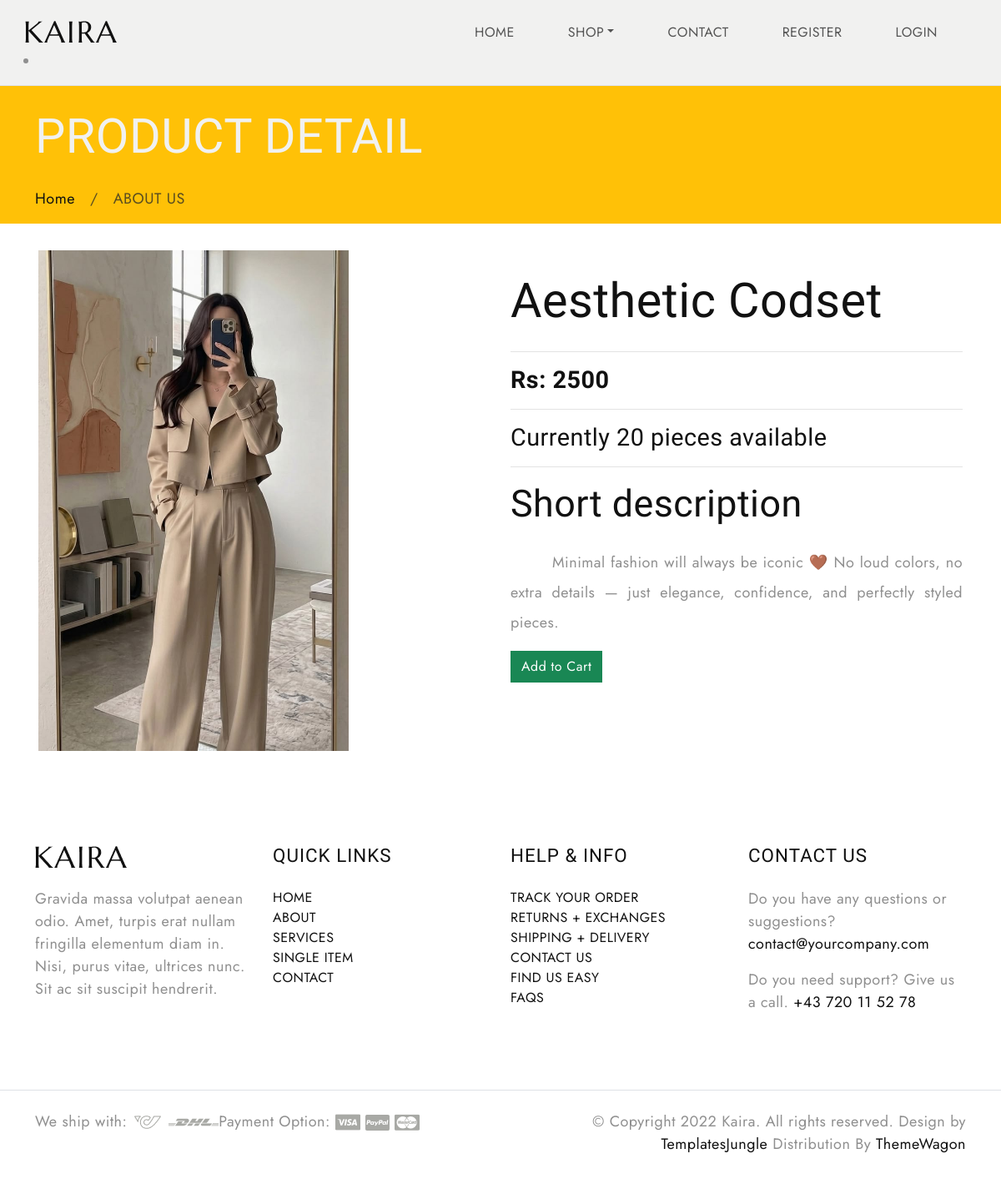
The app's page /productdetail/1 with its own data.
### shop/models.py (models this page shows, shortened)
class Product(models.Model):
    name = models.CharField(max_length=200)
    image = models.ImageField(upload_to='products/')
    description = models.TextField()
    price = models.IntegerField()
    stock = models.IntegerField(null=True)
    availability =models.BooleanField(default=True,null=True)
    gender= models.CharField(max_length=200,default='unisex',null=True)
    category = models.ForeignKey(Category,on_delete=models.CASCADE,related_name='products',null=True)
    created = models.DateTimeField(auto_now_add=True,null=True)
    updated = models.DateTimeField(auto_now=True,null=True)

### shop/views.py (the view)
# urls.py: path('productdetail/<int:i>',views.ProductDetail.as_view(),name='productdetail'),
class ProductDetail(View):
    def get(self, request,i):
        p=Product.objects.get(id=i)
        context = {'product': p}
        return render(request, 'productdetail.html',context)

### cart/context_processors.py (called while the page is built)
def cart_items(request):
    total = 0
    if request.user.is_authenticated:
       u=request.user
       c=Cart.objects.filter(user=u)
       for i in c:
           total=total+i.quantity
    return {'total':total}

### shop/context_processors.py (called while the page is built)
def menu_links(request):
    c=Category.objects.all()
    return {'links':c}

### templates/productdetail.html
{% extends 'base.html' %}
{% load static %}
{% block content %}
<div class="all-title-all mb-3 bg-warning">
        <div class="container ">
            <div class="row">
                <div class="col-lg-12">
                    <h2 class="text-light">PRODUCT DETAIL</h2>
                    <ul class="breadcrumb">
                        <li class="breadcrumb-item"><a href="{% url 'home' %}">Home</a></li>
                        <li class="breadcrumb-item active">ABOUT US</li>
                    </ul>
                </div>
            </div>
        </div>
    </div>
   <div class="about-box-main">
        <div class="container  p-3 mb-3 mt-3">
            <div class="row">
				<div class="col-lg-6">
                    <div class="banner-frame"> <img class="" src="{{product.image.url}}" alt="" height="600px">
                    </div>
                </div>
                <div class="col-lg-6">
                    <h2 class="noo-sh-title-top"><span>{{product.name}}</span></h2>
                    <hr>
                    <h4 class="mt-3"><b>Rs: {{product.price}}</b></h4>
                    <hr>
                    <h4 class="mt-3">Currently {% if product.stock > 0 %}
                                                      {{product.stock }} pieces available
                                               {% else %} Not available
                                                {% endif %}</h4>
                    <hr>
                    <h3 class="mt-3">Short description</h3>
                    <p style="text-align:justify;line-height:2;text-indent:50px;">{{product.description}}</p>
                    {% if user.is_superuser == True %}
                    <a class="btn btn-success" href="{% url 'shop:addstock' product.id %}">Add stock</a>
                    {% else %}
                      {% if product.stock > 0 %}
					     <a class="btn btn-success" href="{% url 'cart:addtocart' product.id %}">Add to Cart</a>
                      {% else %}
                    <h3 class="mt-3 text-danger">OUT OF STOCK</h3>
                    {% endif %}
                    {% endif %}
                </div>
            </div>
        </div>
    </div>
{% endblock %}

### static/css/style.css (style rules this page uses)
body { --heading-font: "Marcellus", Roboto, sans-serif; --heading-font-weight: 400; --heading-color: #111; --heading-line-height: 1.24; --swiper-theme-color: #8C907E; --bs-body-font-family: "Jost", Roboto, sans-serif; --bs-body-font-size: 18px; --bs-body-font-weight: 400; --bs-body-line-height: 1.5; --bs-body-color: #8f8f8f; --bs-body-color-rgb: 143, 143, 143; --bs-primary: #8C907E; --bs-secondary: #6c757d; --bs-black: #111; --bs-light: #F1F1F0; --bs-dark: #212529; --bs-gray: #9aa1a7; --bs-gray-dark: #51565b; --bs-primary-rgb: 140, 144, 126; --bs-secondary-rgb: 108, 117, 125; --bs-black-rgb: 17, 17, 17; --bs-light-rgb: 241, 241, 240; --bs-dark-rgb: 33, 37, 41; --bs-link-color: #111; --bs-link-color-rgb: 17, 17, 17; --bs-link-decoration: underline; --bs-link-hover-color: #111; --bs-link-hover-color-rgb: 17, 17, 17; }
body { letter-spacing: 0.03rem; }
h1, .h1, h2, .h2, h3, .h3, h4, .h4, h5, .h5, h6, .h6 { font-family: var(--heading-font); font-weight: var(--heading-font-weight); color: var(--heading-color); line-height: var(--heading-line-height); }
h1, h2, h3 { margin: 25px 0; }
h2, .h2 { font-size: 3.6rem; }
h3, .h3 { font-size: 2.8rem; }
h4, .h4 { font-size: 1.8rem; }
a { text-decoration: none; }
.btn { --bs-btn-border-radius: 0; }
.breadcrumb { --bs-breadcrumb-item-padding-x: 1em; }

### records on screen
Product: image (picture), name "Aesthetic Codset", price "2500", stock "20", description "Minimal fashion will always be iconic 🤎 No loud colors, no extra details — just elegance, confidence, and perfectly styled pieces."
